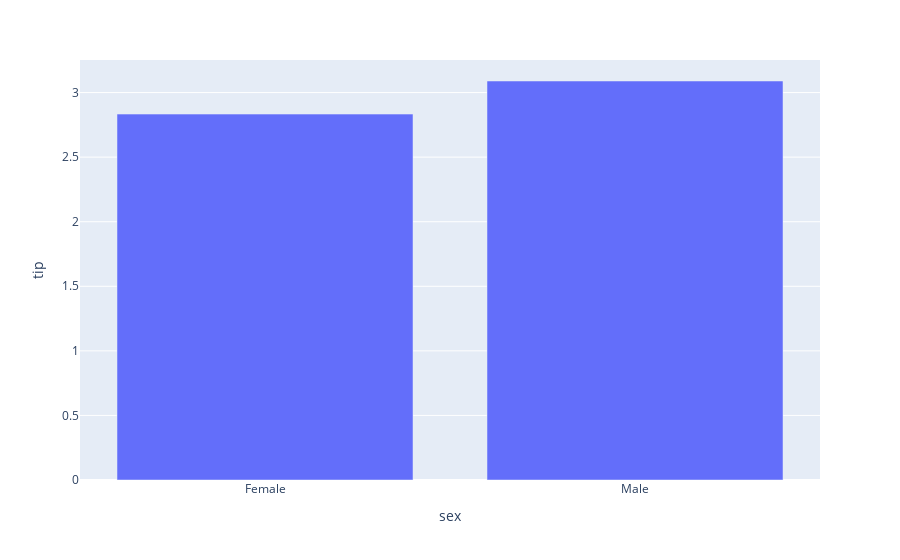

Write notebook code for a chart like this one.
### Code cell
px.bar(dfres,'sex','tip')

### Figure 1 — Plotly figure (JSON) as saved in the notebook; plotly's stock layout.template omitted (floating-point values rounded to 4 significant figures)
{"data": [{"alignmentgroup": "True", "hovertemplate": "sex=%{x}<br>tip=%{y}<extra></extra>", "legendgroup": "", "marker": {"color": "#636efa", "pattern": {"shape": ""}}, "name": "", "offsetgroup": "", "orientation": "v", "showlegend": false, "textposition": "auto", "type": "bar", "x": ["Female", "Male"], "xaxis": "x", "y": [2.833, 3.09], "yaxis": "y"}], "layout": {"autosize": true, "barmode": "relative", "legend": {"tracegroupgap": 0}, "margin": {"t": 60}, "xaxis": {"anchor": "y", "autorange": true, "domain": [0, 1], "range": [-0.5, 1.5], "title": {"text": "sex"}, "type": "category"}, "yaxis": {"anchor": "x", "autorange": true, "domain": [0, 1], "range": [0, 3.252], "title": {"text": "tip"}, "type": "linear"}}}
